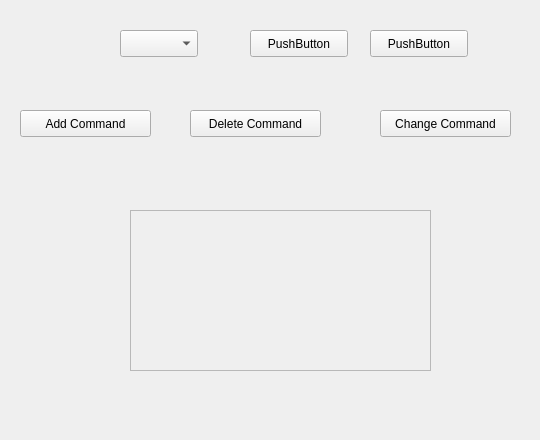
<?xml version="1.0" encoding="UTF-8"?>
<ui version="4.0">
 <class>Form</class>
 <widget class="QWidget" name="Form">
  <property name="geometry">
   <rect>
    <x>0</x>
    <y>0</y>
    <width>540</width>
    <height>440</height>
   </rect>
  </property>
  <property name="windowTitle">
   <string>Form</string>
  </property>
  <widget class="QPushButton" name="pushButton">
   <property name="geometry">
    <rect>
     <x>380</x>
     <y>110</y>
     <width>131</width>
     <height>27</height>
    </rect>
   </property>
   <property name="text">
    <string>Change Command</string>
   </property>
  </widget>
  <widget class="QPushButton" name="pushButton_2">
   <property name="geometry">
    <rect>
     <x>20</x>
     <y>110</y>
     <width>131</width>
     <height>27</height>
    </rect>
   </property>
   <property name="text">
    <string>Add Command</string>
   </property>
  </widget>
  <widget class="QPushButton" name="pushButton_3">
   <property name="geometry">
    <rect>
     <x>190</x>
     <y>110</y>
     <width>131</width>
     <height>27</height>
    </rect>
   </property>
   <property name="text">
    <string>Delete Command</string>
   </property>
  </widget>
  <widget class="QScrollArea" name="scrollArea">
   <property name="geometry">
    <rect>
     <x>130</x>
     <y>210</y>
     <width>301</width>
     <height>161</height>
    </rect>
   </property>
   <property name="widgetResizable">
    <bool>true</bool>
   </property>
   <widget class="QWidget" name="scrollAreaWidgetContents">
    <property name="geometry">
     <rect>
      <x>0</x>
      <y>0</y>
      <width>299</width>
      <height>159</height>
     </rect>
    </property>
   </widget>
  </widget>
  <widget class="QComboBox" name="comboBox">
   <property name="geometry">
    <rect>
     <x>120</x>
     <y>30</y>
     <width>78</width>
     <height>27</height>
    </rect>
   </property>
  </widget>
  <widget class="QPushButton" name="pushButton_4">
   <property name="geometry">
    <rect>
     <x>250</x>
     <y>30</y>
     <width>98</width>
     <height>27</height>
    </rect>
   </property>
   <property name="text">
    <string>PushButton</string>
   </property>
  </widget>
  <widget class="QPushButton" name="pushButton_5">
   <property name="geometry">
    <rect>
     <x>370</x>
     <y>30</y>
     <width>98</width>
     <height>27</height>
    </rect>
   </property>
   <property name="text">
    <string>PushButton</string>
   </property>
  </widget>
 </widget>
 <resources/>
 <connections/>
</ui>
